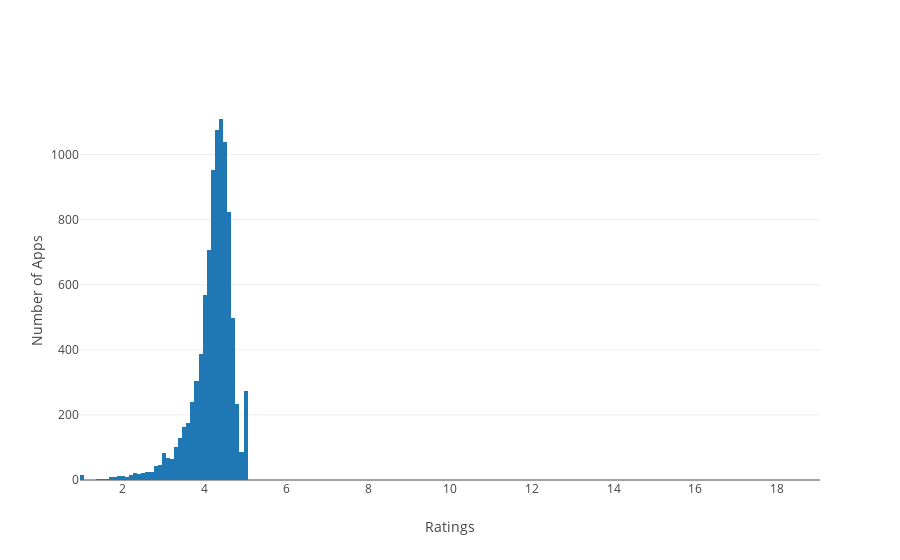

The notebook cell saved with this chart:
### Code cell
layout = go.Layout(
    xaxis=dict(title='Ratings'),yaxis=dict(title='Number of Apps'))
data = [go.Histogram(x=df_apps["Rating"])]
fig = go.Figure(data=data, layout=layout)
iplot(fig, filename='basic histogram')

### Figure 1 — Plotly figure (JSON) as saved in the notebook; plotly's stock layout.template omitted (floating-point values rounded to 4 significant figures; data arrays with more than 128 entries replaced by an {"elided": "..."} marker saying what was removed)
{"data": [{"type": "histogram", "uid": "f3b3700c-8853-4d2b-ab4c-3f26a92ef949", "x": {"elided": "9367 float values"}}], "layout": {"xaxis": {"title": {"text": "Ratings"}}, "yaxis": {"title": {"text": "Number of Apps"}}}}
